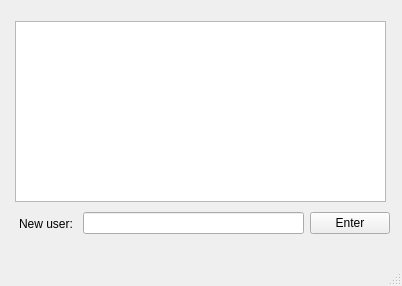
<?xml version="1.0" encoding="UTF-8"?>
<ui version="4.0">
 <class>AdminMainWindow</class>
 <widget class="QMainWindow" name="AdminMainWindow">
  <property name="geometry">
   <rect>
    <x>0</x>
    <y>0</y>
    <width>402</width>
    <height>286</height>
   </rect>
  </property>
  <property name="windowTitle">
   <string>Admin</string>
  </property>
  <widget class="QWidget" name="centralwidget">
   <widget class="QListWidget" name="users">
    <property name="geometry">
     <rect>
      <x>15</x>
      <y>21</y>
      <width>371</width>
      <height>181</height>
     </rect>
    </property>
   </widget>
   <widget class="QWidget" name="horizontalLayoutWidget">
    <property name="geometry">
     <rect>
      <x>19</x>
      <y>209</y>
      <width>371</width>
      <height>29</height>
     </rect>
    </property>
    <layout class="QHBoxLayout" name="horizontalLayout">
     <item>
      <widget class="QLabel" name="label">
       <property name="text">
        <string>New user: </string>
       </property>
      </widget>
     </item>
     <item>
      <widget class="QLineEdit" name="username"/>
     </item>
     <item>
      <widget class="QPushButton" name="enter">
       <property name="text">
        <string>Enter</string>
       </property>
      </widget>
     </item>
    </layout>
   </widget>
  </widget>
  <widget class="QMenuBar" name="menubar">
   <property name="geometry">
    <rect>
     <x>0</x>
     <y>0</y>
     <width>402</width>
     <height>25</height>
    </rect>
   </property>
  </widget>
  <widget class="QStatusBar" name="statusbar"/>
 </widget>
 <resources/>
 <connections/>
</ui>
